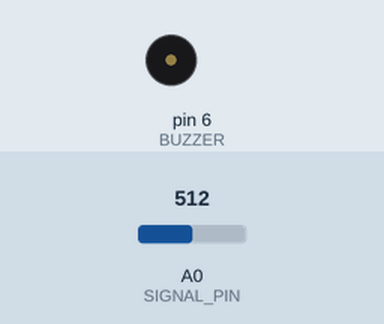
Recording of a sketch running on a simulated Arduino Uno, built with avr-gcc and run on an emulated ATmega328P. On the bench: buzzer (waves = sounding). The test bench sets the inputs (shaded band); at power-on: A0 (SIGNAL_PIN) = 512. What the sketch prints to the serial monitor is not drawn.

Above: at 0.35 s.
Timing chart, 0 to 3.0 s (numbered marks = the images above):
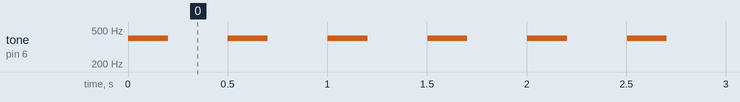

Measured:
- by itself, tone on pin 6 (BUZZER): alternates 400 Hz for 0.20 s and silent for 0.30 s

The sketch:

Lab8Spec1.ino
```cpp
#define SIGNAL_PIN A0
#define BUZZER 6

void setup() {
  // put your setup code here, to run once:
  pinMode(SIGNAL_PIN, INPUT);
  Serial.begin(9600);
  pinMode(BUZZER, OUTPUT);
}

void loop()
{
  int volt;
  volt = map(analogRead(A0),0,1023,0,5000);
  Serial.print((21.61/(volt-0.1696))*1000);
  Serial.println(" cm");
  tone(BUZZER,400);
  delay(200);
  noTone(BUZZER);
  delay(300);
}
```
